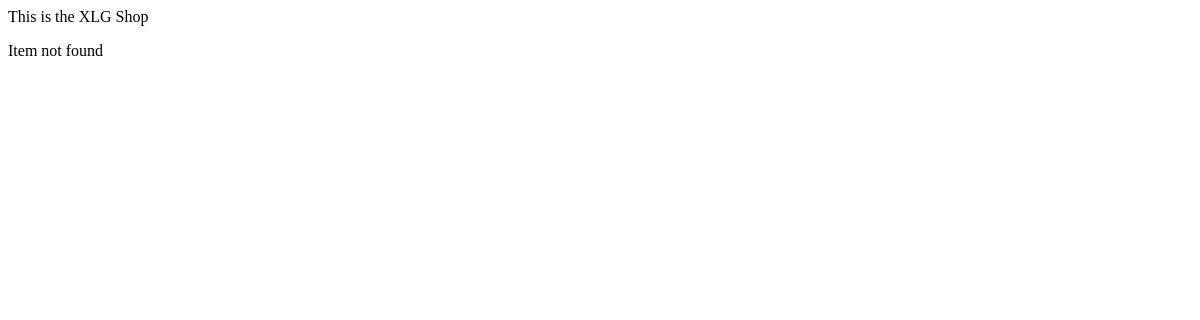
The app's page /view/details/0001b, older data.
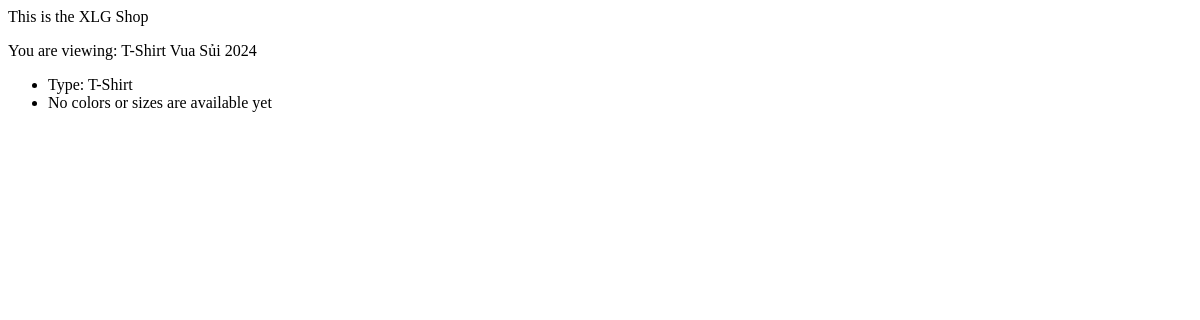
The same page, newer data.
### home/models.py (models this page shows, shortened)
class Item(models.Model):
    id = models.CharField("ID", max_length=5, primary_key=True)
    name = models.CharField("Name", max_length=30, blank=False, null=False)
    category = models.ForeignKey(Category, on_delete=models.RESTRICT, blank=False, null=False)
    add_date = models.DateTimeField("Time Added")
    description = models.CharField("Description", max_length=200, default="", blank=True, null=True)

class Category(models.Model):
    name = models.CharField("Name", max_length=20, primary_key=True)
    def __str__(self):
        return self.name

### home/views.py (the view)
# urls.py: path("view/details/<str:item_id>", views.details, name="details"),
def details(request, item_id):
    try:
        item = get_object_or_404(Item, id=item_id)
    except:
        item = None
    if item is not None:
        try:
            available_specs = get_list_or_404(ItemSpecification, item=item)
        except:
            available_specs = None
    else:
        available_specs = None
    context = {
        'item': item,
        'available_specs': available_specs
    }
    return render(request, "home/details.html", context)

### home/templates/home/details.html
<p>This is the XLG Shop</p>
{% if item %}
    <p>You are viewing: {{item.name}}</p>
    <ul>
        <li>Type: {{item.category}}</li>
        {% if available_specs %}
            <li>Available colors and sizes:</li>
            <ul>
                {% for spec in available_specs %}
                    <li>{{spec.color}} - {{spec.size}}: {{spec.price}} VND</li>
                {% endfor %}
            </ul>
        {% else %}
            <li>No colors or sizes are available yet</li>
        {% endif %}
    </ul>
{% else %}
    <p>Item not found</p>
{% endif %}

Row changes from the older to the newer data that the page shows:
added Item: name "T-Shirt Vua Sủi 2024", category "T-Shirt"
Text that changed along with them:
text no longer shown: "Item not found"
text now shown: "You are viewing: Type: No colors or sizes are available yet"
